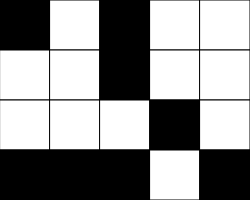
Frame 1 (no input)
Frame 60 (no input): identical to frame 1, image omitted
Frame 120 (the mouse pressed at the canvas centre since frame 60): identical to frame 1, image omitted

The p5.js sketch that drew this single still picture (run headless with seeded random() and noise() and a simulated clock; from frame 60 on, the mouse is pressed at the canvas centre):

// p5.js sketch
// ── sketch.js
// Puzzle Game Starter
// Mr. Scott
// Nov 6, 2023
// A first foray into working with 2D arrays.

let grid = 
[[0,    255,     0,     255,  255],
 [255,  255,     0,     255,  255],
 [255,  255,   255,     0,    255],
 [0,    0,       0,     255,    0]];

const NUM_ROWS = 4;   const NUM_COLS = 5;
let rectWidth = 50;   let rectHeight = 50;
let col, row;  // x and y position of the mouse (grid)

function setup() {
  createCanvas(rectWidth*NUM_COLS, rectHeight*NUM_ROWS);
}

function draw() {
  col = getCurrentX();    row = getCurrentY();
  background(220);
  renderGrid();
  print(col,row);
}

function getCurrentX(){ //return the current column mouse is in
  let constrainX = constrain(mouseX, 0 , width);
  return int(constrainX/rectWidth);
}

function getCurrentY(){ //return the current row mouse is in
  let constrainY = constrain(mouseY, 0, height);
  return int(constrainY/rectHeight);
}

function renderGrid(){
  //creates a 2D grid of squares using information from our
  //2D Array for the corresponding fill values.
  for(let x = 0; x < NUM_COLS; x++){
    for(let y = 0; y < NUM_ROWS; y++){
      let fillValue = grid[y][x];
      fill(fillValue);
      rect(x*rectWidth, y*rectHeight, rectWidth, rectHeight);
    }
  }
}
